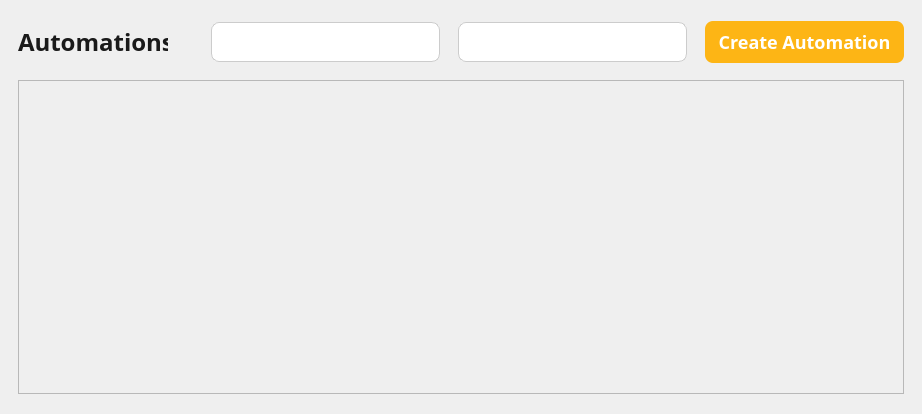
<?xml version="1.0" encoding="UTF-8"?>
<ui version="4.0">
 <class>AutomationsViewPage</class>
 <widget class="QWidget" name="AutomationsViewPage">
  <property name="geometry">
   <rect>
    <x>0</x>
    <y>0</y>
    <width>922</width>
    <height>414</height>
   </rect>
  </property>
  <property name="sizePolicy">
   <sizepolicy hsizetype="Expanding" vsizetype="Expanding">
    <horstretch>0</horstretch>
    <verstretch>0</verstretch>
   </sizepolicy>
  </property>
  <property name="windowTitle">
   <string>Form</string>
  </property>
  <property name="styleSheet">
   <string notr="true">#pageTitleLabel {
	font-family: Open Sans;
	font-weight: 600;
	background-color: transparent;
	font-size: 24px;
	color: #1A1A1A;
}

QComboBox {
    background-color: white;
    border: 1px solid #ccc;
    border-radius: 8px;
    padding: 4px;
    font-size: 14px;
    color: #333;
}

QComboBox::drop-down {
    subcontrol-origin: padding;
    subcontrol-position: top right;
    width: 24px;
    border: none;
}

QComboBox::down-arrow {
    image: url(:/images/chevron-down.svg);
    width: 16px;
    height: 16px;
}

QComboBox::down-arrow:on {
    image: url(:/images/chevron-up.svg);
}

QComboBox QLineEdit { 
    color: black; 
} 

QComboBox QLineEdit:placeholder { 
    color: gray; 
}
</string>
  </property>
  <layout class="QVBoxLayout" name="verticalLayout">
   <property name="spacing">
    <number>16</number>
   </property>
   <property name="leftMargin">
    <number>18</number>
   </property>
   <property name="topMargin">
    <number>20</number>
   </property>
   <property name="rightMargin">
    <number>18</number>
   </property>
   <property name="bottomMargin">
    <number>20</number>
   </property>
   <item>
    <layout class="QHBoxLayout" name="horizontalLayout">
     <property name="spacing">
      <number>18</number>
     </property>
     <property name="leftMargin">
      <number>0</number>
     </property>
     <property name="topMargin">
      <number>1</number>
     </property>
     <property name="bottomMargin">
      <number>1</number>
     </property>
     <item>
      <widget class="QLabel" name="pageTitleLabel">
       <property name="sizePolicy">
        <sizepolicy hsizetype="Fixed" vsizetype="Fixed">
         <horstretch>0</horstretch>
         <verstretch>0</verstretch>
        </sizepolicy>
       </property>
       <property name="minimumSize">
        <size>
         <width>150</width>
         <height>40</height>
        </size>
       </property>
       <property name="maximumSize">
        <size>
         <width>150</width>
         <height>40</height>
        </size>
       </property>
       <property name="styleSheet">
        <string notr="true"/>
       </property>
       <property name="text">
        <string>Automations</string>
       </property>
      </widget>
     </item>
     <item>
      <spacer name="horizontalSpacer">
       <property name="orientation">
        <enum>Qt::Orientation::Horizontal</enum>
       </property>
       <property name="sizeHint" stdset="0">
        <size>
         <width>40</width>
         <height>20</height>
        </size>
       </property>
      </spacer>
     </item>
     <item>
      <widget class="QComboBox" name="aiModelSelect">
       <property name="sizePolicy">
        <sizepolicy hsizetype="Fixed" vsizetype="Fixed">
         <horstretch>0</horstretch>
         <verstretch>0</verstretch>
        </sizepolicy>
       </property>
       <property name="minimumSize">
        <size>
         <width>229</width>
         <height>40</height>
        </size>
       </property>
       <property name="editable">
        <bool>true</bool>
       </property>
      </widget>
     </item>
     <item>
      <widget class="QComboBox" name="triggerTypeSelect">
       <property name="sizePolicy">
        <sizepolicy hsizetype="Fixed" vsizetype="Fixed">
         <horstretch>229</horstretch>
         <verstretch>40</verstretch>
        </sizepolicy>
       </property>
       <property name="minimumSize">
        <size>
         <width>229</width>
         <height>40</height>
        </size>
       </property>
       <property name="editable">
        <bool>true</bool>
       </property>
      </widget>
     </item>
     <item>
      <widget class="QPushButton" name="createAutomationButton">
       <property name="sizePolicy">
        <sizepolicy hsizetype="Fixed" vsizetype="Fixed">
         <horstretch>0</horstretch>
         <verstretch>0</verstretch>
        </sizepolicy>
       </property>
       <property name="minimumSize">
        <size>
         <width>199</width>
         <height>42</height>
        </size>
       </property>
       <property name="maximumSize">
        <size>
         <width>199</width>
         <height>42</height>
        </size>
       </property>
       <property name="styleSheet">
        <string notr="true">QPushButton {
	background: #FDB515;
	border: none;
	border-radius: 8px;
	font-family: Open-Sans;
	font-weight: 500;
	font-size: 18px;
	color: white;
}

QPushButton:hover {
    background-color: #E6A512;
}

QPushButton:pressed {
    background-color: #CC8F0F;
    padding-top: 2px;
	padding-left: 2px;
}</string>
       </property>
       <property name="text">
        <string>Create Automation</string>
       </property>
      </widget>
     </item>
    </layout>
   </item>
   <item>
    <widget class="QScrollArea" name="scrollArea">
     <property name="widgetResizable">
      <bool>true</bool>
     </property>
     <widget class="QWidget" name="container">
      <property name="geometry">
       <rect>
        <x>0</x>
        <y>0</y>
        <width>884</width>
        <height>312</height>
       </rect>
      </property>
     </widget>
    </widget>
   </item>
  </layout>
 </widget>
 <resources/>
 <connections/>
</ui>
